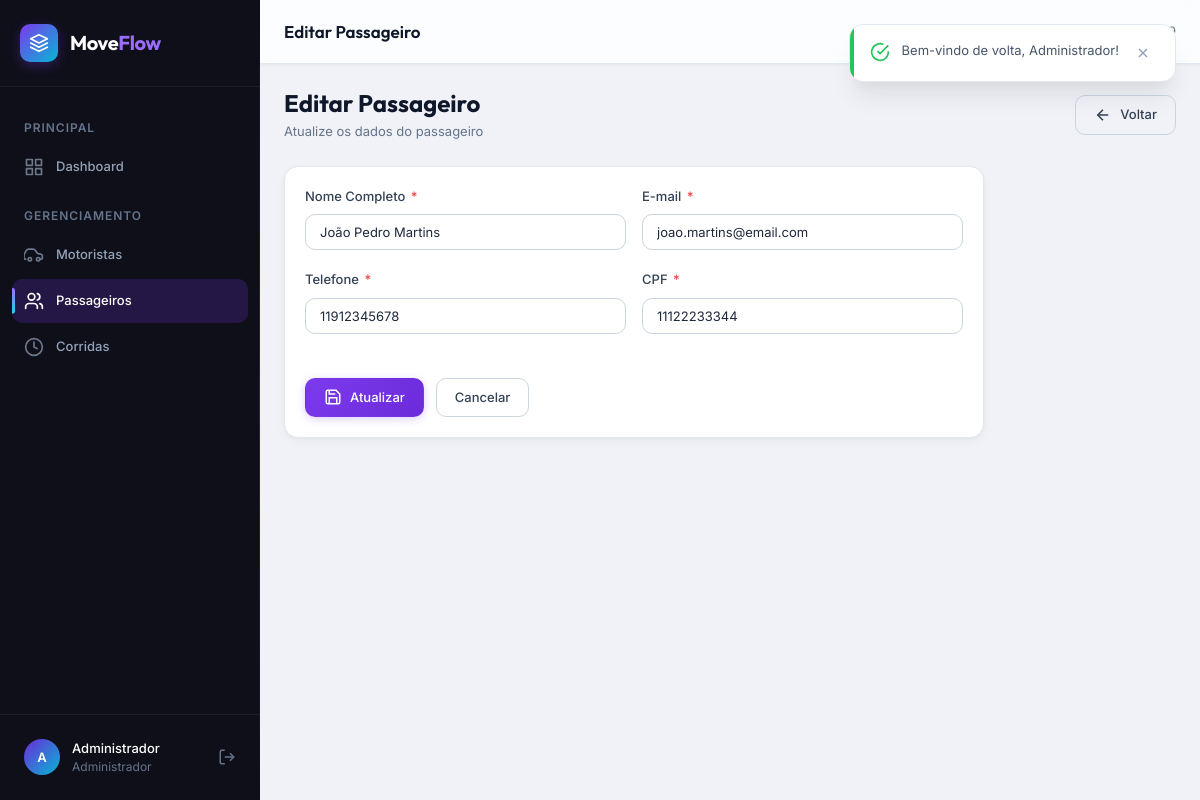
Screenshot of /public/passengers/edit/1 (signed in) with the database file from the repository.
### tables this page shows
CREATE TABLE IF NOT EXISTS passengers (
    id INT AUTO_INCREMENT PRIMARY KEY,
    name VARCHAR(100) NOT NULL,
    email VARCHAR(150) NOT NULL UNIQUE,
    phone VARCHAR(20) NOT NULL,
    cpf VARCHAR(14) NOT NULL UNIQUE,
    created_at DATETIME NOT NULL DEFAULT CURRENT_TIMESTAMP,
    updated_at DATETIME NOT NULL DEFAULT CURRENT_TIMESTAMP ON UPDATE CURRENT_TIMESTAMP,
    INDEX idx_passengers_cpf (cpf),
    INDEX idx_passengers_email (email)
);

### app/Controllers/PassengerController.php (called while the page is built, shortened)
<?php
class PassengerController extends Controller
{
    public function edit(int $id): void
    {
        $passenger = Passenger::withRideCount($id);
        $this->view('passengers.form', [
            'pageTitle' => 'Editar Passageiro',
            'passenger' => $passenger,
            'editing' => true,
        ]);
    }
}

### app/Config/Routes.php (called while the page is built, shortened)
<?php
Router::dispatch();

### public/index.php (called while the page is built, shortened)
<?php
spl_autoload_register(function ($class) {
    $paths = [
        APP_PATH . '/Core/',
        APP_PATH . '/Config/',
        APP_PATH . '/Controllers/',
        APP_PATH . '/Models/',
        APP_PATH . '/Helpers/',
    ];
    foreach ($paths as $path) {
        $file = $path . $class . '.php';
        if (file_exists($file)) {
            return;
        }
    }
});
require_once APP_PATH . '/Config/Routes.php';

### app/Config/Database.php (called while the page is built, shortened)
<?php
class Database
{
    private static ?PDO $instance = null;
    public static function getInstance(): PDO
    {
        if (self::$instance === null) {
            $dsn = sprintf(
                'mysql:host=%s;port=%d;dbname=%s;charset=%s',
                self::HOST,
                self::PORT,
                self::DBNAME,
                self::CHARSET
            );
            try {
                self::$instance = new PDO($dsn, self::USERNAME, self::PASSWORD, [
                    PDO::ATTR_ERRMODE => PDO::ERRMODE_EXCEPTION,
                    PDO::ATTR_DEFAULT_FETCH_MODE => PDO::FETCH_ASSOC,
                    PDO::ATTR_EMULATE_PREPARES => false,
                    PDO::MYSQL_ATTR_INIT_COMMAND => "SET NAMES utf8mb4 COLLATE utf8mb4_unicode_ci",
                ]);
            } catch (PDOException $e) {
                error_log("Database connection failed: " . $e->getMessage());
                die('Erro de conexão com o banco de dados. Verifique as configurações.');
            }
        }
        return self::$instance;
    }
}

### app/Core/Model.php (called while the page is built, shortened)
<?php
class Model
{
    protected static string $table = '';
    protected static string $primaryKey = 'id';
    protected static function db(): PDO
    {
        return Database::getInstance();
    }
    public static function find(int $id): ?array
    {
        $stmt = self::db()->prepare(
            "SELECT * FROM " . static::$table . " WHERE " . static::$primaryKey . " = :id LIMIT 1"
        );
        $stmt->execute(['id' => $id]);
        $result = $stmt->fetch(PDO::FETCH_ASSOC);
        return $result ?: null;
    }
    public static function rawValue(string $sql, array $params = [])
    {
        $stmt = self::db()->prepare($sql);
        $stmt->execute($params);
        return $stmt->fetchColumn();
    }
}

### app/Models/Passenger.php (called while the page is built, shortened)
<?php
class Passenger extends Model
{
    public static function withRideCount(int $id): ?array
    {
        $passenger = self::find($id);
        $passenger['ride_count'] = (int) self::rawValue(
            "SELECT COUNT(*) FROM rides WHERE passenger_id = :id",
            ['id' => $id]
        );
        $passenger['total_spent'] = (float) self::rawValue(
            "SELECT COALESCE(SUM(fare), 0) FROM rides WHERE passenger_id = :id AND status = 'completed'",
            ['id' => $id]
        );
        return $passenger;
    }
}

### app/Views/passengers/form.php (the view, shortened to what this page needs)
<?php
$old = Session::get('old_input', []);
$v = fn($field) => htmlspecialchars($passenger[$field] ?? $old[$field] ?? '');
$action = $editing ? APP_URL . "/passengers/update/{$passenger['id']}" : APP_URL . '/passengers/store';
?>
<div class="page-header">
    <div class="page-header-info">
        <h1><?= $editing ? 'Editar Passageiro' : 'Novo Passageiro' ?></h1>
        <p><?= $editing ? 'Atualize os dados do passageiro' : 'Preencha os dados para cadastrar um novo passageiro' ?></p>
    </div>
    <div class="page-header-actions">
        <a href="<?= APP_URL ?>/passengers" class="btn btn-outline">
            <svg width="18" height="18" viewBox="0 0 24 24" fill="none" stroke="currentColor" stroke-width="2"><line x1="19" y1="12" x2="5" y2="12"/><polyline points="12 19 5 12 12 5"/></svg>
            Voltar
        </a>
    </div>
</div>
<div class="card" style="max-width:700px">
    <div class="card-body">
        <form id="passenger-form" method="POST" action="<?= $action ?>">
            <div class="form-row">
                <div class="form-group">
                    <label class="form-label" for="name">Nome Completo <span class="required">*</span></label>
                    <input type="text" class="form-control" id="name" name="name" value="<?= $v('name') ?>" required placeholder="Nome do passageiro">
                </div>
                <div class="form-group">
                    <label class="form-label" for="email">E-mail <span class="required">*</span></label>
                    <input type="email" class="form-control" id="email" name="email" value="<?= $v('email') ?>" required placeholder="email@exemplo.com">
                </div>
            </div>
            <div class="form-row">
                <div class="form-group">
                    <label class="form-label" for="phone">Telefone <span class="required">*</span></label>
                    <input type="text" class="form-control" id="phone" name="phone" value="<?= $v('phone') ?>" required placeholder="(00) 00000-0000" data-mask="phone">
                </div>
                <div class="form-group">
                    <label class="form-label" for="cpf">CPF <span class="required">*</span></label>
                    <input type="text" class="form-control" id="cpf" name="cpf" value="<?= $v('cpf') ?>" required placeholder="000.000.000-00" data-mask="cpf">
                </div>
            </div>
            <div style="display:flex;gap:var(--space-3);margin-top:var(--space-6)">
                <button type="submit" class="btn btn-primary">
                    <svg width="18" height="18" viewBox="0 0 24 24" fill="none" stroke="currentColor" stroke-width="2"><path d="M19 21H5a2 2 0 0 1-2-2V5a2 2 0 0 1 2-2h11l5 5v11a2 2 0 0 1-2 2z"/><polyline points="17 21 17 13 7 13 7 21"/><polyline points="7 3 7 8 15 8"/></svg>
                    <?= $editing ? 'Atualizar' : 'Cadastrar' ?>
                </button>
                <a href="<?= APP_URL ?>/passengers" class="btn btn-outline">Cancelar</a>
            </div>
        </form>
    </div>
</div>

### app/Core/Router.php (shortened to what this page needs)
<?php
class Router
{
    private static array $routes = [];
    public static function get(string $path, string $controller, string $method): void
    {
        self::$routes['GET'][$path] = ['controller' => $controller, 'method' => $method];
    }
    public static function post(string $path, string $controller, string $method): void
    {
        self::$routes['POST'][$path] = ['controller' => $controller, 'method' => $method];
    }
    public static function dispatch(): void
    {
        $url = isset($_GET['url']) ? trim($_GET['url'], '/') : '';
        $httpMethod = $_SERVER['REQUEST_METHOD'];
        foreach (self::$routes[$httpMethod] ?? [] as $pattern => $route) {
            $regex = self::patternToRegex($pattern);
            if (preg_match($regex, $url, $matches)) {
                array_shift($matches);
                self::callAction($route['controller'], $route['method'], $matches);
                return;
            }
        }
    }
    private static function patternToRegex(string $pattern): string
    {
        $regex = preg_replace('/\{([a-zA-Z_]+)\}/', '([^/]+)', $pattern);
        return '#^' . $regex . '$#';
    }
    private static function callAction(string $controller, string $method, array $params = []): void
    {
        $instance = new $controller();
        call_user_func_array([$instance, $method], $params);
    }
}

### public/assets/css/variables.css (style rules this page uses)
:root { --primary-50: #f3f0ff; --primary-100: #e9e3ff; --primary-200: #d4c8ff; --primary-300: #b69eff; --primary-400: #9b6dff; --primary-500: #7c3aed; --primary-600: #6c2bd9; --primary-700: #5b21b6; --primary-800: #4c1d95; --primary-900: #3b1578; --accent-50: #ecfeff; --accent-100: #cffafe; --accent-200: #a5f3fc; --accent-300: #67e8f9; --accent-400: #22d3ee; --accent-500: #06b6d4; --accent-600: #0891b2; --gray-50: #f8fafc; --gray-100: #f1f5f9; --gray-200: #e2e8f0; --gray-300: #cbd5e1; --gray-400: #94a3b8; --gray-500: #64748b; --gray-600: #475569; --gray-700: #334155; --gray-800: #1e293b; --gray-900: #0f172a; --gray-950: #020617; --success-50: #f0fdf4; --success-100: #dcfce7; --success-500: #22c55e; --success-600: #16a34a; --success-700: #15803d; --warning-50: #fffbeb; --warning-100: #fef3c7; --warning-500: #f59e0b; --warning-600: #d97706; --danger-50: #fef2f2; --danger-100: #fee2e2; --danger-500: #ef4444; --danger-600: #dc2626; --danger-700: #b91c1c; --info-50: #eff6ff; --info-100: #dbeafe; --info-500: #3b82f6; --info-600: #2563eb; --sidebar-bg: #0f0f1a; --sidebar-bg-hover: rgba(124, 58, 237, 0.12); --sidebar-bg-active: rgba(124, 58, 237, 0.2); --sidebar-text: #94a3b8; --sidebar-text-active: #ffffff; --sidebar-border: rgba(255, 255, 255, 0.06); --sidebar-width: 260px; --sidebar-collapsed-width: 72px; --topbar-bg: rgba(255, 255, 255, 0.8); --topbar-height: 64px; --topbar-shadow: 0 1px 3px rgba(0, 0, 0, 0.05); --body-bg: #f0f2f7; --card-bg: #ffffff; --card-hover: #fafbff; --font-sans: 'Inter', -apple-system, BlinkMacSystemFont, 'Segoe UI', sans-serif; --font-heading: 'Outfit', var(--font-sans); --font-mono: 'JetBrains Mono', 'Fira Code', monospace; --text-xs: 0.75rem; --text-sm: 0.8125rem; --text-base: 0.875rem; --text-md: 0.9375rem; --text-lg: 1.0625rem; --text-xl: 1.25rem; --text-2xl: 1.5rem; --text-3xl: 1.875rem; --text-4xl: 2.25rem; --font-light: 300; --font-regular: 400; --font-medium: 500; --font-semibold: 600; --font-bold: 700; --leading-tight: 1.25; --leading-normal: 1.5; --leading-relaxed: 1.75; --space-1: 0.25rem; --space-2: 0.5rem; --space-3: 0.75rem; --space-4: 1rem; --space-5: 1.25rem; --space-6: 1.5rem; --space-8: 2rem; --space-10: 2.5rem; --space-12: 3rem; --space-16: 4rem; --radius-sm: 6px; --radius-md: 10px; --radius-lg: 14px; --radius-xl: 20px; --radius-2xl: 24px; --radius-full: 9999px; --shadow-xs: 0 1px 2px rgba(0, 0, 0, 0.04); --shadow-sm: 0 1px 3px rgba(0, 0, 0, 0.06), 0 1px 2px rgba(0, 0, 0, 0.04); --shadow-md: 0 4px 6px -1px rgba(0, 0, 0, 0.07), 0 2px 4px -1px rgba(0, 0, 0, 0.04); --shadow-lg: 0 10px 15px -3px rgba(0, 0, 0, 0.08), 0 4px 6px -2px rgba(0, 0, 0, 0.04); --shadow-xl: 0 20px 25px -5px rgba(0, 0, 0, 0.08), 0 10px 10px -5px rgba(0, 0, 0, 0.03); --shadow-2xl: 0 25px 50px -12px rgba(0, 0, 0, 0.15); --shadow-glow: 0 0 20px rgba(124, 58, 237, 0.15); --shadow-card: 0 1px 3px rgba(0,0,0,0.04), 0 4px 12px rgba(0,0,0,0.03); --transition-fast: 150ms cubic-bezier(0.4, 0, 0.2, 1); --transition-base: 250ms cubic-bezier(0.4, 0, 0.2, 1); --transition-slow: 350ms cubic-bezier(0.4, 0, 0.2, 1); --transition-spring: 400ms cubic-bezier(0.34, 1.56, 0.64, 1); --z-dropdown: 100; --z-sticky: 200; --z-modal-backdrop: 300; --z-modal: 400; --z-toast: 500; --z-tooltip: 600; }

### public/assets/css/base.css (style rules this page uses)
*, *::before, *::after { margin: 0; padding: 0; box-sizing: border-box; }
html { font-size: 16px; scroll-behavior: smooth; -webkit-font-smoothing: antialiased; -moz-osx-font-smoothing: grayscale; text-rendering: optimizeLegibility; }
body { font-family: var(--font-sans); font-size: var(--text-base); font-weight: var(--font-regular); line-height: var(--leading-normal); color: var(--gray-800); background-color: var(--body-bg); overflow-x: hidden; }
h1, h2, h3, h4, h5, h6 { font-family: var(--font-heading); font-weight: var(--font-semibold); line-height: var(--leading-tight); color: var(--gray-900); }
h1 { font-size: var(--text-3xl); font-weight: var(--font-bold); }
p { margin-bottom: var(--space-4); color: var(--gray-600); }
a { color: var(--primary-600); text-decoration: none; transition: color var(--transition-fast); }

### rows the page displays
passengers: name "João Pedro Martins", email "joao.martins@email.com", phone "11912345678", cpf "11122233344"

### other values shown
$message "Bem-vindo de volta, Administrador!"
